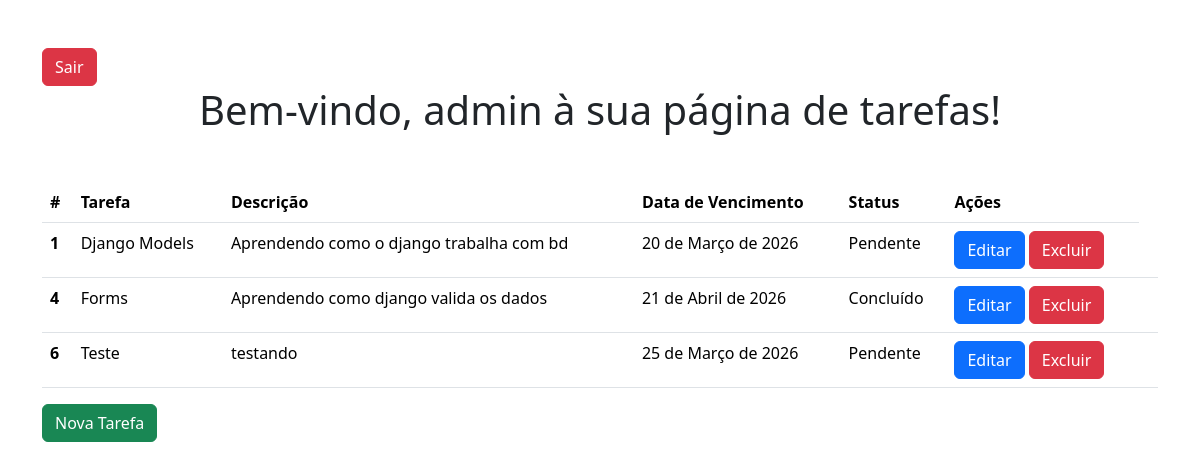
The app's page / (signed in) with its own data.
### task/models.py (models this page shows, shortened)
class Tarefa(models.Model):
    usuario = models.ForeignKey(
        settings.AUTH_USER_MODEL,
        on_delete = models.CASCADE,
        related_name='tarefas'
    )
    titulo = models.CharField(max_length=30, null=False, blank=False)
    descricao = models.CharField(max_length=500, null=False, blank=False)
    data = models.DateField()
    status = models.BooleanField()

### task/views.py (the view)
# urls.py: path('', task_list, name='index'),
@login_required
def task_list(request):
    tarefas = Tarefa.objects.filter(usuario = request.user)
    return render(request, 'task/tasks.html', {'tarefas': tarefas})

### templates/task/tasks.html (shortened to what this page needs)
{% load static %}
<!DOCTYPE html>
<html>
    <head>
        <link rel="stylesheet" href="{% static 'task/styles/tasks.style.css' %}">
        <link href="https://cdn.jsdelivr.net/npm/bootstrap@5.3.8/dist/css/bootstrap.min.css" rel="stylesheet">
    </head>
    <body>
        <div class="container mt-5">
            <form method="POST" action="{% url 'logout' %}">
                <button class="btn btn-danger ">Sair</button>
            </form>
            <h1 class="text-center">Bem-vindo, {{ request.user.username }} à sua página de tarefas!</h1>
            <table class="table mt-5">
            <thead>
                <tr>
                    <th scope="col">#</th>
                    <th scope="col">Tarefa</th>
                    <th scope="col">Descrição</th>
                    <th scope="col">Data de Vencimento</th>
                    <th scope="col">Status</th>
                    <th scope="col">Ações</th>
                </tr>
            </thead>
            <tbody>
            {% for tarefa in tarefas %}
                 <tr>
                    <th scope="row">{{ tarefa.id }}</th>
                    <td>{{ tarefa.titulo }}</td>
                    <td>{{ tarefa.descricao }}</td>
                    <td>{{ tarefa.data }}</td>
                    <td>{% if tarefa.status %} Concluído {% else %} Pendente {% endif %}</td>
                    <td>
                        <a class="btn btn-primary" href="{% url 'edit' tarefa.id %}">Editar</a>
                        <a class="btn btn-danger" href="{% url 'delete' tarefa.id %}">Excluir</a>
                    <td>
                </tr>
            {% endfor %}
            </tbody>
            </table>
            <a class="btn btn-success" href=" {% url 'create' %}">Nova Tarefa</a>
        </div>
    </body>
</html>

### records on screen
Tarefa: id "1", titulo "Django Models", descricao "Aprendendo como o django trabalha com bd", data "20 de Março de 2026", status "Pendente"
Tarefa: id "4", titulo "Forms", descricao "Aprendendo como django valida os dados", data "21 de Abril de 2026", status "Concluído"
Tarefa: id "6", titulo "Teste", descricao "testando", data "25 de Março de 2026", status "Pendente"

### other values on screen
{{ request.user.username }} "admin"
